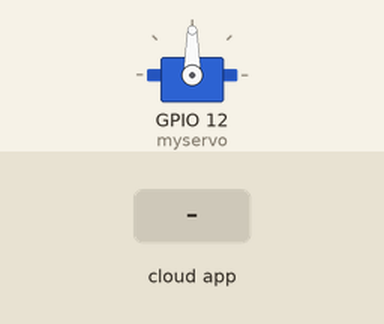
Recording of a sketch running on a simulated ESP8266 (NodeMCU). Shown: servo. Inputs (shaded band) come from the test bench. WiFi joins after 1.5 s; servers stay silent unless stated; the Firebase database answers and starts empty; what the sketch prints to the serial monitor is not drawn.

Above: at 2.7 s.
2.8 s: the phone or cloud app sets value to 1
At 3.04 s:
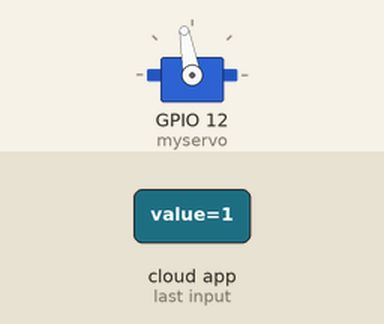
4.7 s: the phone or cloud app sets value to 0
At 6.23 s:
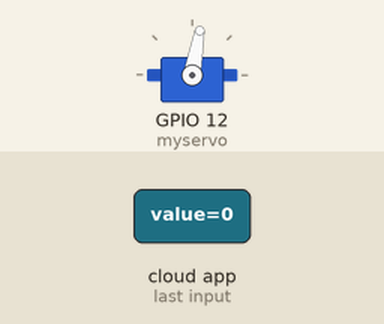
Timing chart, 0 to 8.0 s (numbered marks = the images above; inputs shaded):
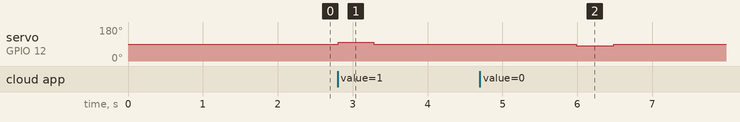

The sketch:

smarttest.ino
```cpp
#include "FirebaseESP8266.h"
#include <ESP8266WiFi.h>
#include <Servo.h>
#define FIREBASE_HOST "project-d8544.firebaseio.com"
#define FIREBASE_AUTH "J6tZw5IOqTRSaK3okCriDqHYvi0x9wwuASV6mDX3" // 데이터베이스 비밀번호
#define WIFI_SSID "aa" // 연결 가능한 wifi의 ssid
#define WIFI_PASSWORD "00000000" // wifi 비밀번호

FirebaseData firebaseData;
FirebaseJson json;
Servo myservo;
void printResult(FirebaseData &data);
void setup() // wifi 접속 과정.
{
  Serial.begin(115200);

  WiFi.begin(WIFI_SSID, WIFI_PASSWORD);
  Serial.println();
  Serial.print("Connecting to Wi-Fi");
  while (WiFi.status() != WL_CONNECTED)
  {
    Serial.print(".");
    delay(300);
  }
  Serial.println();
  Serial.print("Connected with IP: ");
  Serial.println(WiFi.localIP());
  Serial.println();

  Firebase.begin(FIREBASE_HOST, FIREBASE_AUTH);
  Firebase.reconnectWiFi(true);

  firebaseData.setBSSLBufferSize(1024, 1024);
  firebaseData.setResponseSize(1024);
  Firebase.setReadTimeout(firebaseData, 1000 * 60);
  Firebase.setwriteSizeLimit(firebaseData, "tiny");

  myservo.attach(12); // 출력 핀 잡아주기.
}
String temp = "-1", value;
void loop()
{

    if (Firebase.getString(firebaseData, "Status/value")) // 해당하는 key가 있으면
    {
      value = firebaseData.stringData(); // 값을 문자열로 받아와서 value에
      Serial.println(value); // 시리얼모니터에 값을 출력
      if(temp != "-1"){
          if (value == "0"&& temp != value)
          {
            myservo.write(90); // 정지
            delay(400);
            myservo.write(80); // 역회전
            delay(500);
            myservo.write(90); // 정지
          }
          else if (value == "1" && temp!= value)
          {
            myservo.write(90); // 정지
            delay(1);
            myservo.write(100); // 정회전
            delay(480);
            myservo.write(90); // 정지
          }
       }
    }
     else
      {
        Serial.println(firebaseData.errorReason()); // 에러 메시지 출력
      }
      delay(1000); // 1초마다 반복
      temp = value;

 }
```

Measured:
- after the input at 2.8 s, servo on GPIO 12 (myservo): 90° → 100° at once, → 90° 0.48 s later
- after the input at 4.7 s, servo on GPIO 12 (myservo): 90° → 80° after 1.3 s, → 90° 0.50 s later
